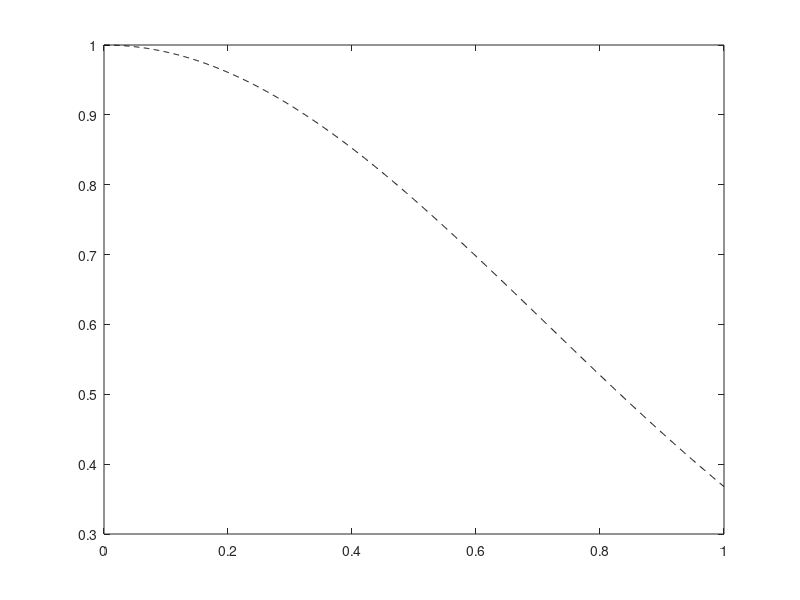

This chart was generated by the following MATLAB code: (Note: this script raises an error after producing the figure.)
% Esercizio 8 - Quadratura

close all; clear all; clc

%% Rappresentazione grafica della funzione
f = @(x) exp(-x.^2);
a = 0; b = 1;
xvect = linspace( a, b, 1e3 );
plot( xvect, f(xvect), 'k--' );

%% Interpolazione col punto medio composita

% i) Formula:   I_{pm, c} = H * sum( 1, M )( f( x_hat(k) ) );

% ii) Interpretazione geometrica:   suddivisione in M sottointervalli su
% cui applicare la formula del quadratura di punto medio (semplice)

% iii) formula dell'errore:     E(f) = (b-a)/24 * H^2 * f''(z), se f è C^2

% iv) grado di esatezza e ordine di accuratezza:    gde = 1, oda = 2

%% Soluzione approssimato ed errore

% al discrezione di N
N = 5 * 2.^(0:4);

% vettore soluzione e errore
sol = [];
err = [];

% soluzione esatta
I_ex = 0.746824180726425;       % given data

for nn = N
    I_N = es8_pmedcomp( a, b, nn, f );
    sol = [ sol I_N ];
    err = [ err norm( I_ex - I_N, inf ) ];
end

% format short e;
% sol

% Rappresentazione grafica in scala logaritmica
H = (b-a)./N;
figure();
% loglog( H, H, '--', H, H.^2, '--', H, err, 'ro-' );
loglog( N, err, N, N.^(-2), '-o' );
legend( 'Errore_{f}', 'N^{-2}' );
% legend( 'H^1', 'H^2', 'Errore' );

% COMMENTO:
% L'andamento dell'errore è in ordine di H^2, come stima teorica oda = 2;